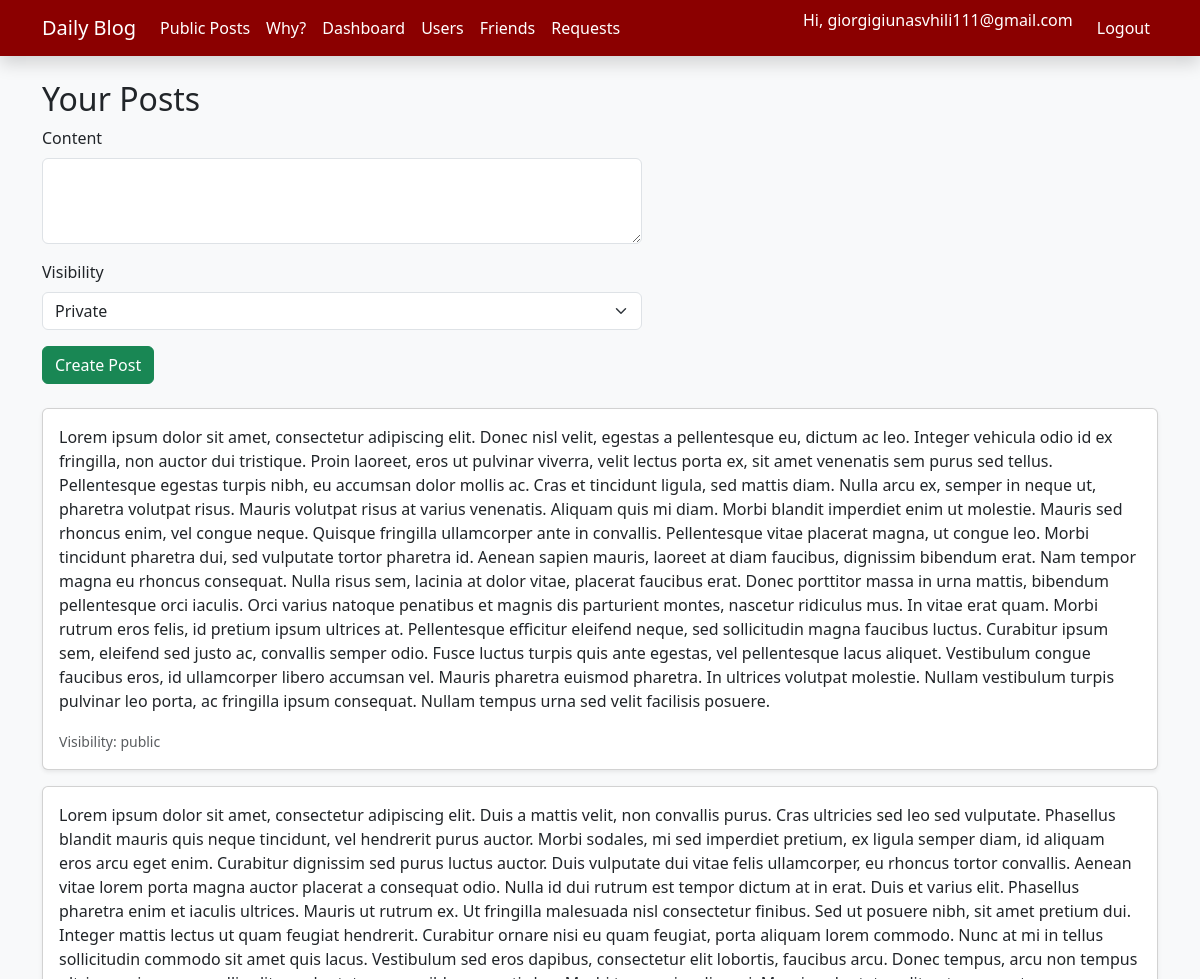
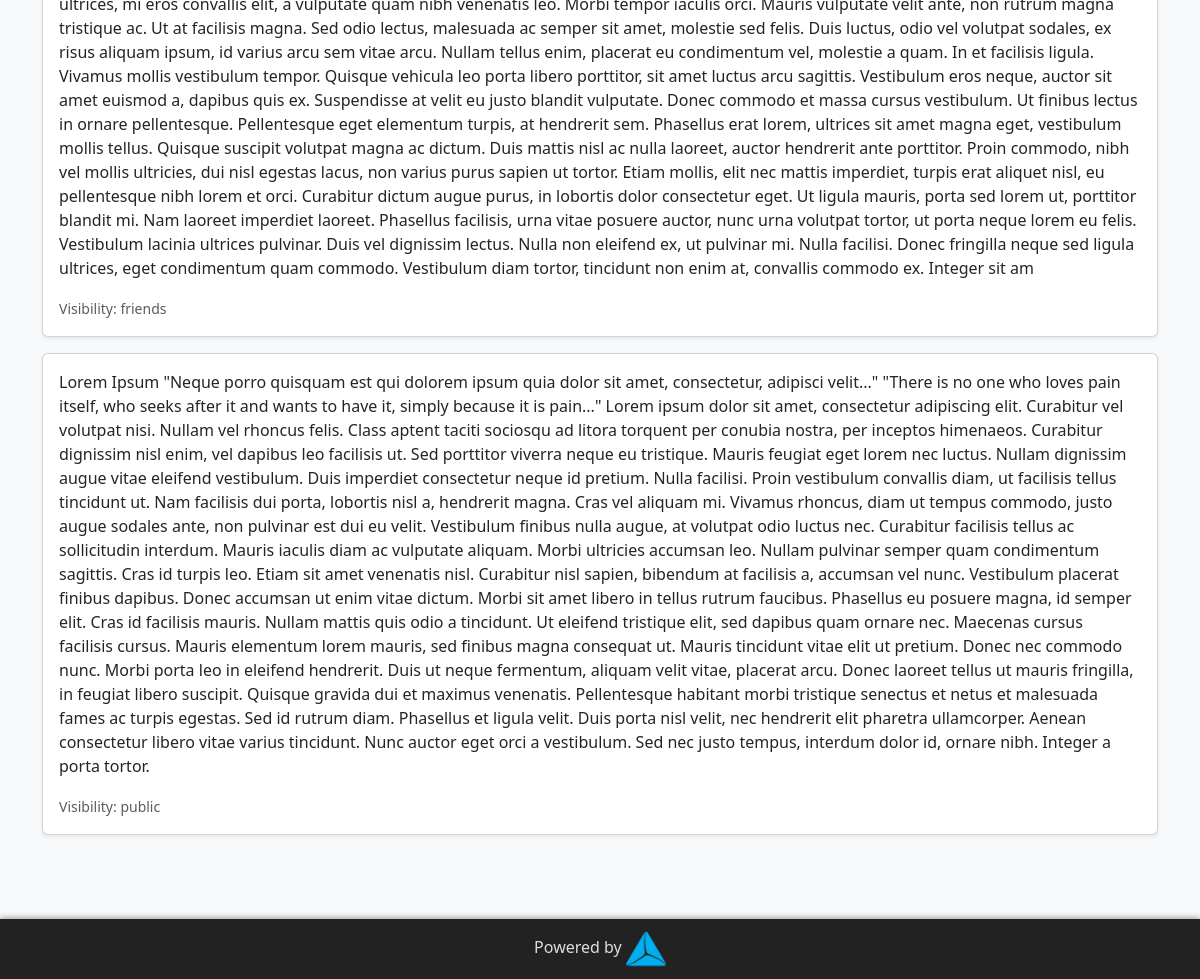
The page /dashboard (signed in) on the database its author committed (2 pictures, top to bottom).
### models.py (models this page shows)
class User(db.Model, UserMixin):
    id = db.Column(db.Integer, primary_key=True)
    username = db.Column(db.String(80), unique=True, nullable=False)
    password = db.Column(db.String(200), nullable=False)
    posts = db.relationship('Post', backref='author', lazy=True)
    friends = db.relationship('User', secondary=friendship,
        primaryjoin=(friendship.c.user_id == id),
        secondaryjoin=(friendship.c.friend_id == id),
        backref='friend_of')
    def is_admin(self): return self.username.lower() == 'admin'

class Post(db.Model):
    id = db.Column(db.Integer, primary_key=True)
    content = db.Column(db.Text, nullable=False)
    visibility = db.Column(db.String(10), nullable=False)
    user_id = db.Column(db.Integer, db.ForeignKey('user.id'), nullable=False)

### routes.py (the view)
@app.route('/dashboard', methods=['GET', 'POST'])
@login_required
def dashboard():
    form = PostForm()
    if form.validate_on_submit():
        db.session.add(Post(content=form.content.data, visibility=form.visibility.data, author=current_user))
        db.session.commit(); flash('Post created!')
        return redirect(url_for('dashboard'))
    posts = Post.query.filter_by(user_id=current_user.id).order_by(Post.id.desc()).all()
    return render_template('dashboard.html', form=form, posts=posts)

### forms.py
class PostForm(BaseForm): submit = SubmitField('Create Post')

### routes.py (called while the page is built)
@login.user_loader
def load_user(user_id): return db.session.get(User, int(user_id))

### templates/dashboard.html (shortened to what this page needs)
{% extends "base.html" %}
{% block content %}
  <h2>Your Posts</h2>
  <form method="POST" class="mb-4" style="max-width:600px;">
    <div class="mb-3">
      {{ form.content.label(class="form-label") }}
      {{ form.content(class="form-control", rows="3") }}
    </div>
    <div class="mb-3">
      {{ form.visibility.label(class="form-label") }}
      {{ form.visibility(class="form-select") }}
    </div>
    {{ form.submit(class="btn btn-success") }}
  </form>
  {% for post in posts %}
    <div class="card mb-3 shadow-sm">
      <div class="card-body">
        <p>{{ post.content }}</p>
        <small class="text-muted">Visibility: {{ post.visibility }}</small>
      </div>
    </div>
  {% else %}
    <p>You have no posts yet.</p>
  {% endfor %}
{% endblock %}

### templates/base.html (shortened to what this page needs)
<!DOCTYPE html>
<html lang="en">
<head>
  <link href="https://cdn.jsdelivr.net/npm/bootstrap@5.3.0/dist/css/bootstrap.min.css" rel="stylesheet" />
</head>
<body>
<nav class="navbar navbar-expand-lg navbar-dark shadow">
  <div class="container">
    <a class="navbar-brand" href="{{ url_for('home') }}">Daily Blog</a>
    <div class="collapse navbar-collapse" id="navbarNav">
      <ul class="navbar-nav me-auto mb-2 mb-lg-0">
        <li class="nav-item"><a class="nav-link" href="{{ url_for('home') }}">Public Posts</a></li>
        <li class="nav-item"><a class="nav-link" href="{{ url_for('why') }}">Why?</a></li>
        {% if current_user.is_authenticated %}
          <li class="nav-item"><a class="nav-link" href="{{ url_for('dashboard') }}">Dashboard</a></li>
          <li class="nav-item"><a class="nav-link" href="{{ url_for('users') }}">Users</a></li>
          <li class="nav-item"><a class="nav-link" href="{{ url_for('friends') }}">Friends</a></li>
          <li class="nav-item"><a class="nav-link" href="{{ url_for('requests') }}">Requests</a></li>
        {% endif %}
      </ul>
      <ul class="navbar-nav">
        {% if current_user.is_authenticated %}
          <li class="nav-item"><span class="navbar-text me-3 text-white">Hi, {{ current_user.username }}</span></li>
          <li class="nav-item"><a class="nav-link" href="{{ url_for('logout') }}">Logout</a></li>
        {% else %}
          <li class="nav-item"><a class="nav-link" href="{{ url_for('login') }}">Login</a></li>
          <li class="nav-item"><a class="nav-link" href="{{ url_for('register') }}">Register</a></li>
        {% endif %}
      </ul>
    </div>
  </div>
</nav>
<div class="container my-4">
  {% block content %}{% endblock %}
</div>
<footer>
  <div>
    Powered by
    <a href="https://tbceducation.ge" target="_blank" rel="noopener" style="color:#ffc107; text-decoration:none;">
      <img src="{{ url_for('static', filename='tbc.png') }}" alt="TBC Logo" />
    </a>
  </div>
</footer>
</body>
</html>

### templates/base.html (style rules this page uses)
body { background-color: #f8f9fa; padding-bottom: 120px; }
.navbar { background-color: #8B0000 !important; }
.navbar .nav-link, .navbar-brand { color: #fff !important; }
footer { position: fixed; bottom: 0; width: 100%; background-color: #222; color: #ddd; padding: 10px 0; text-align: center; box-shadow: 0 -2px 5px rgba(0,0,0,0.3); z-index: 9999; }
footer img { height: 40px; vertical-align: middle; }

### rows shown on the page
User: username "giorgigiunasvhili111@gmail.com"
Post: content "Lorem ipsum dolor sit amet, consectetur adipiscing elit. Donec nisl velit, egestas a pellentesque eu, dictum ac leo. Integer vehicula odio id ex fringilla, non auctor dui tristique. Proin laoreet, eros ut pulvinar viverra, velit lectus porta ex, sit amet venenatis sem purus sed tellus. Pellentesque egestas turpis nibh, eu accumsan dolor mollis ac. Cras et tincidunt ligula, sed mattis diam. Nulla arcu ex, semper in neque ut, pharetra volutpat risus. Mauris volutpat risus at varius venenatis. Aliquam quis mi diam. Morbi blandit imperdiet enim ut molestie. Mauris sed rhoncus enim, vel congue neque. Quisque fringilla ullamcorper ante in convallis. Pellentesque vitae placerat magna, ut congue…", visibility "public"
Post: content "Lorem ipsum dolor sit amet, consectetur adipiscing elit. Duis a mattis velit, non convallis purus. Cras ultricies sed leo sed vulputate. Phasellus blandit mauris quis neque tincidunt, vel hendrerit purus auctor. Morbi sodales, mi sed imperdiet pretium, ex ligula semper diam, id aliquam eros arcu eget enim. Curabitur dignissim sed purus luctus auctor. Duis vulputate dui vitae felis ullamcorper, eu rhoncus tortor convallis. Aenean vitae lorem porta magna auctor placerat a consequat odio. Nulla id dui rutrum est tempor dictum at in erat. Duis et varius elit. Phasellus pharetra enim et iaculis ultrices. Mauris ut rutrum ex. Ut fringilla malesuada nisl consectetur finibus. Sed ut posuere nibh,…", visibility "friends"
Post: content "Lorem Ipsum \"Neque porro quisquam est qui dolorem ipsum quia dolor sit amet, consectetur, adipisci velit...\" \"There is no one who loves pain itself, who seeks after it and wants to have it, simply because it is pain...\" Lorem ipsum dolor sit amet, consectetur adipiscing elit. Curabitur vel volutpat nisi. Nullam vel rhoncus felis. Class aptent taciti sociosqu ad litora torquent per conubia nostra, per inceptos himenaeos. Curabitur dignissim nisl enim, vel dapibus leo facilisis ut. Sed porttitor viverra neque eu tristique. Mauris feugiat eget lorem nec luctus. Nullam dignissim augue vitae eleifend vestibulum. Duis imperdiet consectetur neque id pretium. Nulla facilisi. Proin vestibulum…", visibility "public"
